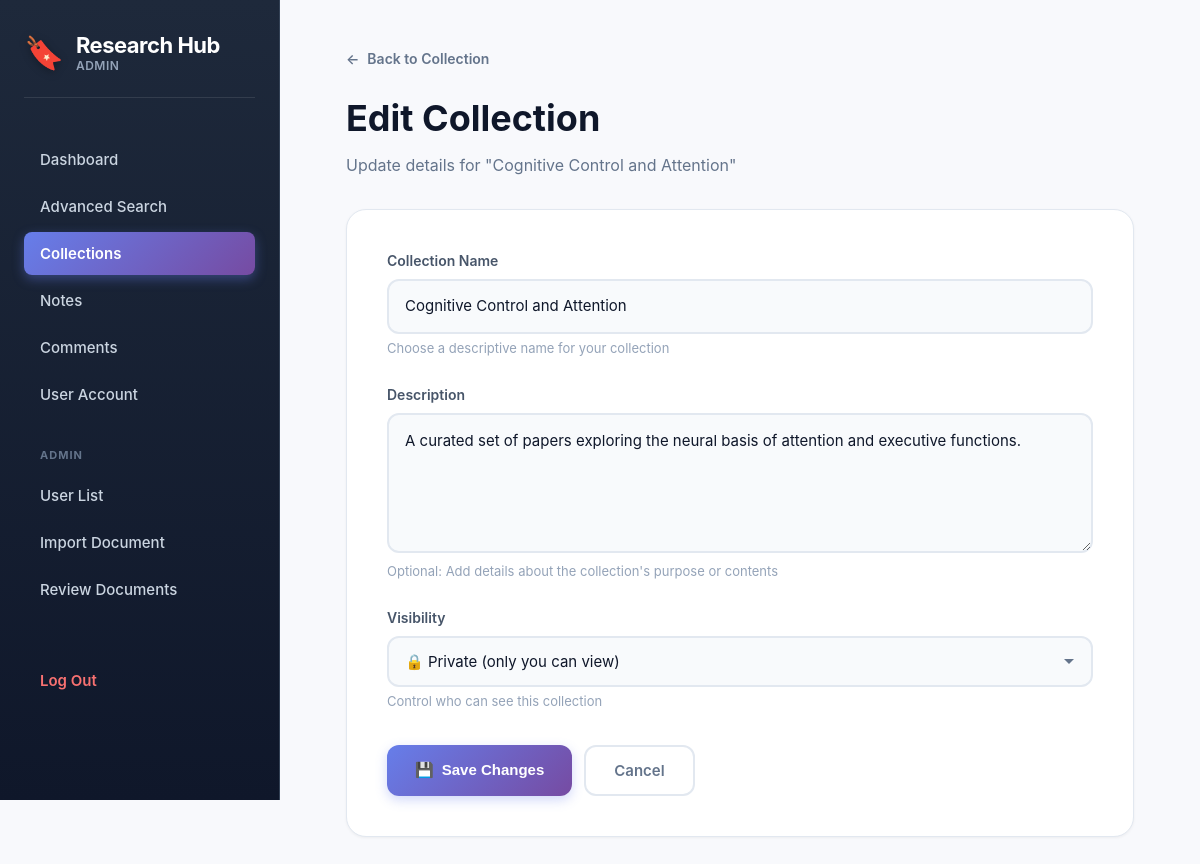
Screenshot of /edit_collection.php?id=4 (signed in) with the database file from the repository.
### tables this page shows
CREATE TABLE Collection (
    CollectionID INT AUTO_INCREMENT PRIMARY KEY,
    UserID INT NOT NULL,  
    CollectionName VARCHAR(255) NOT NULL,
    CollectionDescription TEXT,
    CreatedTime TIMESTAMP DEFAULT CURRENT_TIMESTAMP,
    UpdatedTime TIMESTAMP DEFAULT CURRENT_TIMESTAMP ON UPDATE CURRENT_TIMESTAMP,
    Visibility ENUM('Private', 'Public') NOT NULL,
    FOREIGN KEY (UserID) REFERENCES User(UserID)
);

### edit_collection.php (the view, shortened to what this page needs)
<?php
require_once "includes/connect.php";
$collectionID = $_GET['id'] ?? null;
$stmt = $conn->prepare("
    SELECT * FROM Collection WHERE CollectionID = ?
");
$stmt->execute([$collectionID]);
$collection = $stmt->fetch(PDO::FETCH_ASSOC);
?>
<!DOCTYPE html>
<html>
<head>
    <link rel="stylesheet" href="assets/css/globals.css">
</head>
<body>
<aside class="sidebar">
    <div class="app-title">
        <span class="icon">🔖</span>
        <div>
            <div class="title">Research Hub</div>
            <div class="role"><?= strtolower($_SESSION['Role']) ?></div>
        </div>
    </div>
    <nav class="menu">
        <a href="dashboard.php">Dashboard</a>
        <a href="advanced_search.php">Advanced Search</a>
        <a href="collections.php" class="active">Collections</a>
        <a href="notes.php">Notes</a>
        <a href="comments.php">Comments</a>
        <a href="user_account.php">User Account</a>
    </nav>
    <?php if (strtolower($_SESSION['Role']) === "admin"): ?>
        <div class="menu-heading">Admin</div>
        <nav class="menu">
            <a href="user_list.php">User List</a>
            <a href="import_document.php">Import Document</a>
            <a href="review_documents.php">Review Documents</a>
        </nav>
    <?php endif; ?>
    <a class="logout" href="logout.php">Log Out</a>
</aside>
<div class="main">
    <a href="collection_view.php?id=<?= $collectionID ?>" class="back-link">
        <span>←</span> Back to Collection
    </a>
    <div class="page-header">
        <h1>Edit Collection</h1>
        <p class="subtitle">Update details for "<?= htmlspecialchars($collection['CollectionName']) ?>"</p>
    </div>
    <div class="form-card">
        <form action="controllers/update_collection.php" method="POST">
            <div class="form-group">
                <label for="name">Collection Name</label>
                <input type="text"
                       id="name"
                       name="name"
                       required
                       placeholder="e.g., Machine Learning Papers"
                       value="<?= htmlspecialchars($collection['CollectionName']) ?>">
                <div class="helper-text">Choose a descriptive name for your collection</div>
            </div>
            <div class="form-group">
                <label for="description">Description</label>
                <textarea id="description"
                          name="description"
                          placeholder="Describe what this collection is about..."><?= htmlspecialchars($collection['CollectionDescription']) ?></textarea>
                <div class="helper-text">Optional: Add details about the collection's purpose or contents</div>
            </div>
            <div class="form-group">
                <label for="visibility">Visibility</label>
                <select id="visibility" name="visibility">
                    <option value="Private" <?= $collection['Visibility'] === 'Private' ? 'selected' : '' ?>>
                        🔒 Private (only you can view)
                    </option>
                </select>
                <div class="helper-text">Control who can see this collection</div>
            </div>
            <div class="form-actions">
                <button type="submit" class="btn-save">
                    <span>💾</span> Save Changes
                </button>
                <a href="collection_view.php?id=<?= $collectionID ?>" class="btn-cancel">
                    Cancel
                </a>
            </div>
        </form>
    </div>
</div>
</body>
</html>

### assets/css/globals.css (style rules this page uses)
:root { --font-size: 16px; --background: #ffffff; --foreground: oklch(0.145 0 0); --card: #ffffff; --card-foreground: oklch(0.145 0 0); --popover: oklch(1 0 0); --popover-foreground: oklch(0.145 0 0); --primary: #030213; --primary-foreground: oklch(1 0 0); --secondary: oklch(0.95 0.0058 264.53); --secondary-foreground: #030213; --muted: #ececf0; --muted-foreground: #717182; --accent: #e9ebef; --accent-foreground: #030213; --destructive: #d4183d; --destructive-foreground: #ffffff; --border: rgba(0, 0, 0, 0.1); --input: transparent; --input-background: #f3f3f5; --switch-background: #cbced4; --font-weight-medium: 500; --font-weight-normal: 400; --ring: oklch(0.708 0 0); --chart-1: oklch(0.646 0.222 41.116); --chart-2: oklch(0.6 0.118 184.704); --chart-3: oklch(0.398 0.07 227.392); --chart-4: oklch(0.828 0.189 84.429); --chart-5: oklch(0.769 0.188 70.08); --radius: 0.625rem; --sidebar: oklch(0.985 0 0); --sidebar-foreground: oklch(0.145 0 0); --sidebar-primary: #030213; --sidebar-primary-foreground: oklch(0.985 0 0); --sidebar-accent: oklch(0.97 0 0); --sidebar-accent-foreground: oklch(0.205 0 0); --sidebar-border: oklch(0.922 0 0); --sidebar-ring: oklch(0.708 0 0); }
html { font-size: var(--font-size); }
body { background: var(--background); color: var(--foreground); margin: 0; padding: 0; font-family: Arial, sans-serif; }
* { border-color: var(--border); outline-color: var(--ring); }
h1 { font-size: 2rem; font-weight: var(--font-weight-medium); line-height: 1.5; }
h4, label, button, input, p { font-size: 1rem; line-height: 1.5; }
input { font-weight: var(--font-weight-normal); }
button { font-weight: var(--font-weight-medium); }

### rows the page displays
collection: CollectionName "Cognitive Control and Attention", name "Cognitive Control and Attention", description "A curated set of papers exploring the neural basis of attention and executive functions.", visibility "🔒 Private (only you can view)"

### other values shown
$_SESSION['Role'] "ADMIN"
